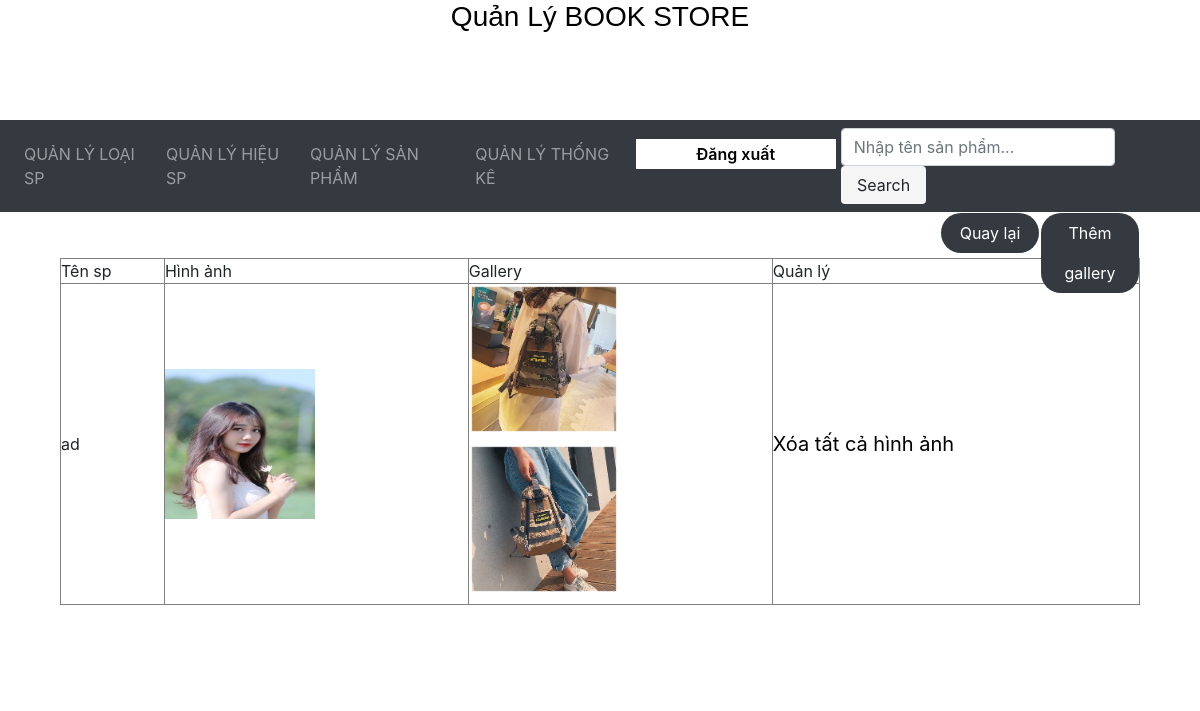
The page /admincp/index.php?quanly=gallery&ac=lietke&id=137 (signed in) on the database its author committed.
### tables this page shows
CREATE TABLE `sanpham` (
  `id_sp` int(11) NOT NULL AUTO_INCREMENT,
  `id_loaisp` int(11) NOT NULL,
  `id_hieusp` int(11) NOT NULL,
  `tensp` varchar(255) NOT NULL,
  `masp` varchar(255) NOT NULL,
  `soluong` int(11) NOT NULL,
  `hinhanh` varchar(100) NOT NULL,
  `giadexuat` float NOT NULL,
  `giagiam` float NOT NULL,
  `tinhtrang` varchar(100) NOT NULL,
  `noidung` longtext DEFAULT NULL,
  PRIMARY KEY (`id_sp`),
  KEY `id_hieusp` (`id_hieusp`),
  KEY `id_loaisp` (`id_loaisp`),
  CONSTRAINT `id_hieusp` FOREIGN KEY (`id_hieusp`) REFERENCES `hieusp` (`id_hieusp`),
  CONSTRAINT `id_loaisp` FOREIGN KEY (`id_loaisp`) REFERENCES `loaisp` (`id_loaisp`)
);

CREATE TABLE `gallery` (
  `id_gallery` int(11) NOT NULL AUTO_INCREMENT,
  `id_sp` int(11) NOT NULL,
  `hinhanhsp` varchar(255) NOT NULL,
  PRIMARY KEY (`id_gallery`),
  KEY `id_sp_idx` (`id_sp`),
  CONSTRAINT `id_sp` FOREIGN KEY (`id_sp`) REFERENCES `sanpham` (`id_sp`)
);

### admincp/modules/gallery/lietke.php (the view)
<?php
	$sql=mysqli_query($conn,"select * from sanpham where id_sp='$_GET[id]'");
	$dong=mysqli_fetch_array($sql);
	$id=$_GET['id'];
?>
<div class="button_themsp">
<a href="index.php?quanly=gallery&ac=them&id=<?php echo $id ?>">Thêm gallery</a>
</div>
<div class="button_themsp">
<a href="index.php?quanly=quanlysanpham&ac=them">Quay lại</a>
</div>
<table width="100%" border="1">
  <tr>
    <td>Tên sp</td>
    <td>Hình ảnh</td>
    <td>Gallery</td>
    <td>Quản lý</td>
  </tr>
  <tr>
    <td><?php echo $dong['tensp'] ?></td>
    <td><img src="modules/quanlysanpham/uploads/<?php echo $dong['hinhanh'] ?>" width="150" height="150"></td>
    <td>
    <?php
	$sql_gal=mysqli_query($conn,"select hinhanhsp from gallery where id_sp='$_GET[id]'");
	$count=mysqli_num_rows($sql_gal);
	if($count>0){
	while($dong_gal=mysqli_fetch_array($sql_gal)){
	?>
    <p style="margin-bottom:10px;"><img src="modules/gallery/uploads/<?php echo $dong_gal['hinhanhsp'] ?>" width="150" height="150"></p>
    <?php
	}
	}else{
		echo 'Chưa có hình ảnh sản phẫm. Làm ơn Thêm Gallery';
	}
	?>
    </td>
    <td><a class="delete_link" href="modules/gallery/xuly.php?quanly=xoa&id=<?php echo $id ?>" style="text-decoration:none;color:#000;font-size:20px;">Xóa tất cả hình ảnh</a></td>
  </tr>
</table>

### admincp/index.php (shortened to what this page needs)
<!DOCTYPE html PUBLIC "-//W3C//DTD XHTML 1.0 Transitional//EN" "http://www.w3.org/TR/xhtml1/DTD/xhtml1-transitional.dtd">
<html xmlns="http://www.w3.org/1999/xhtml"><head>
<link rel="stylesheet" type="text/css" href="style/css.css" />
    <link rel="stylesheet" href="style/bootstrap.css">
</head>
<body>
<div class="wrapper">
	<?php
		include('modules/header.php');
		include('modules/menu.php');
		include('modules/content.php');
		include('modules/footer.php');
	?>
</div>
</body>
</html>

### admincp/modules/header.php
<div class="header">
    <h3 style="color: black;">Quản Lý BOOK STORE</h3>
</div>

### admincp/modules/menu.php (shortened to what this page needs)
<nav class="navbar navbar-expand-lg navbar-dark bg-dark">
    <div class="collapse navbar-collapse" id="navbarSupportedContent">
        <ul class="navbar-nav mr-auto" style=" text-transform: uppercase;">
            <li class="nav-item"><a class="nav-link" href="index.php?quanly=loaisp&amp;ac=them">Quản lý loại sp</a></li>
            <li class="nav-item"><a class="nav-link" href="index.php?quanly=hieusp&amp;ac=them">Quản lý hiệu sp</a></li>
            <li class="nav-item"><a class="nav-link" href="index.php?quanly=sanpham&amp;ac=them">Quản lý sản phẩm</a></li>
            <li class="nav-item"><a class="nav-link" href="index.php?quanly=thongke&amp;ac=lietke">Quản lý thống kê</a></li>
            <form action="" method="post" enctype="multipart/form-data" style="padding: 5px;">
                <input type="submit" name="logout" value="Đăng xuất" style="background: #fff;/* color:#fff; */width:200px;height:30px;">
            </form>
        </ul>
<form action="index.php?quanly=timkiem&ac=sp" method="post" enctype="multipart/form-data" class="form-inline my-2 my-lg-0">
    <input type="text" name="masp" placeholder="Nhập tên sản phẩm..."  required="required" class="form-control mr-sm-2" />
    <button type="submit" name="timkiem" class="btn my-2 my-sm-0" style="
    background-color: white;
">Search</button>
</form>
    </div>
</nav>

### admincp/modules/content.php (shortened to what this page needs)
<div class="content">
   	<div class="box_contains">
       	<?php
			if(isset($_GET['quanly'])&&$_GET['ac']){
				$tam=$_GET['quanly'];
				$tam1=$_GET['ac'];
				}else{
					$tam='';
				}if(($tam == 'loaisp')&&($tam1 == 'them')){
					include('modules/quanlyloaisp/them.php');
				}elseif(($tam == 'loaisp')&&($tam1 == 'lietke')){
					include('modules/quanlyloaisp/lietke.php');
				}elseif(($tam == 'loaisp')&&($tam1 == 'sua')){
					include('modules/quanlyloaisp/sua.php');
				}elseif(($tam == 'hieusp')&&($tam1 == 'them')){
					include('modules/quanlyhieusp/them.php');
				}elseif(($tam == 'hieusp')&&($tam1 == 'lietke')){
					include('modules/quanlyhieusp/lietke.php');
				}elseif(($tam == 'hieusp')&&($tam1 == 'sua')){
					include('modules/quanlyhieusp/sua.php');
				}elseif(($tam == 'sanpham')&&($tam1 == 'them')){
					include('modules/quanlysanpham/them.php');
				}elseif(($tam == 'sanpham')&&($tam1 == 'lietke')){
					include('modules/quanlysanpham/lietke.php');
				}elseif(($tam == 'sanpham')&&($tam1 == 'sua')){
					include('modules/quanlysanpham/sua.php');
				}elseif(($tam == 'timkiem')&&($tam1 == 'sp')){
					include('modules/timkiem/timkiem.php');
				}elseif(($tam == 'gallery')&&($tam1 == 'them')){
					include('modules/gallery/them.php');
				}elseif(($tam == 'gallery')&&($tam1 == 'lietke')){
					include('modules/gallery/lietke.php');
				}elseif(($tam == 'gallery')&&($tam1 == 'sua')){
					include('modules/gallery/sua.php');
                   }elseif(($tam == 'thongke')&&($tam1 == 'lietke')){
                       include('modules/quanlythongke/lietke.php');
                   }elseif(($tam == 'thongke')&&($tam1 == 'chitiethoadon')){
                       include('modules/quanlythongke/chitiethoadon.php');
				}else{
					include('modules/quanlysanpham/lietke.php');
				}
		?>
       </div>
   </div>

### admincp/modules/footer.php
<div class="footer">
	<h3 style="text-align:center ; line-height:120px; color:#fff; font-size:24px;">2019 © BOOK STORE</h3>
</div>

### admincp/style/css.css (style rules this page uses)
body { background:#fff; }
* { padding:0; margin:0; }
.header { width:100%; height:120px; font-family: Arial, Helvetica, sans-serif; text-align:center; line-height:120px; font-size:30px; color:#F90; }
.content { width:100%; height:auto; margin-top:px; }
.box_contains { width:90%; height:auto; margin:auto; }
.footer { width:100%; height:120px; text-align:center; line-height:120px; font-size:40px; color:#F90; margin-top:5px; }
.button_themsp { width:100px; height:40px; border:1px solid #fff; text-align:center; line-height:40px; color:#fff; float:right; margin-bottom: 6px; border-radius: 20px; }
.button_themsp a { color: #fff; display:block; text-decoration:none; background-image: linear-gradient(to right, #343a40, #343a40); cursor: pointer; border-radius: 20px; }
button { padding: 12px; background-image: linear-gradient(to right, #f5f5f5, whitesmoke); margin-bottom: 20px; cursor: pointer; color: #fff; font-size: 13.3333px; font-weight: 600; width: 25%; border: 0; border-radius: 20px; }
input { border: none; font-weight: 600; }
p { font-size:18px; font-weight: 600; margin-bottom: 20px; font-family: Arial, Helvetica, sans-serif; }
h3 { text-align: center; font-size: 30px; margin-bottom: 50px; font-family: Arial, Helvetica, sans-serif; }

### rows shown on the page
sanpham: tensp "ad", hinhanh (picture)
gallery: hinhanhsp (picture)
gallery: hinhanhsp (picture)
